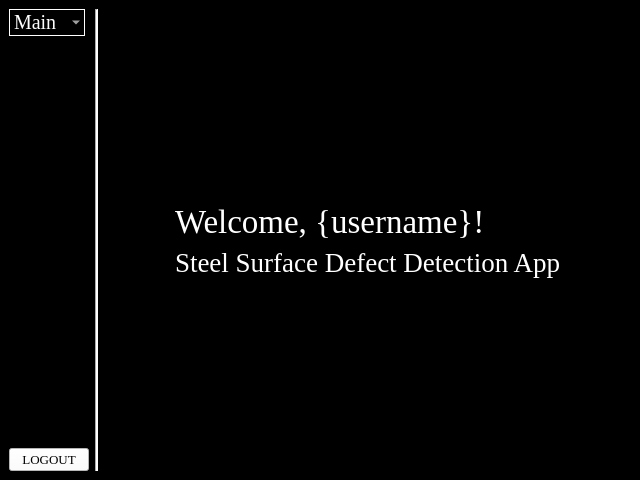
<?xml version="1.0" encoding="UTF-8"?>
<ui version="4.0">
 <class>MainWindow</class>
 <widget class="QMainWindow" name="MainWindow">
  <property name="geometry">
   <rect>
    <x>0</x>
    <y>0</y>
    <width>640</width>
    <height>480</height>
   </rect>
  </property>
  <property name="windowTitle">
   <string>MainWindow</string>
  </property>
  <widget class="QWidget" name="centralwidget">
   <property name="styleSheet">
    <string notr="true">background-color: rgb(0, 0, 0);</string>
   </property>
   <layout class="QGridLayout" name="gridLayout">
    <item row="0" column="3">
     <layout class="QVBoxLayout" name="verticalLayout_2">
      <item>
       <spacer name="verticalSpacer_2">
        <property name="orientation">
         <enum>Qt::Orientation::Vertical</enum>
        </property>
        <property name="sizeHint" stdset="0">
         <size>
          <width>20</width>
          <height>40</height>
         </size>
        </property>
       </spacer>
      </item>
      <item alignment="Qt::AlignmentFlag::AlignLeft|Qt::AlignmentFlag::AlignTop">
       <widget class="QLabel" name="titleText">
        <property name="font">
         <font>
          <family>Times New Roman</family>
          <pointsize>25</pointsize>
         </font>
        </property>
        <property name="styleSheet">
         <string notr="true">color: rgb(255, 255, 255);</string>
        </property>
        <property name="text">
         <string>Welcome, {username}!</string>
        </property>
       </widget>
      </item>
      <item alignment="Qt::AlignmentFlag::AlignLeft|Qt::AlignmentFlag::AlignTop">
       <widget class="QLabel" name="label">
        <property name="font">
         <font>
          <family>Times New Roman</family>
          <pointsize>20</pointsize>
         </font>
        </property>
        <property name="styleSheet">
         <string notr="true">color: rgb(255, 255, 255);</string>
        </property>
        <property name="text">
         <string>Steel Surface Defect Detection App</string>
        </property>
       </widget>
      </item>
      <item>
       <spacer name="verticalSpacer">
        <property name="orientation">
         <enum>Qt::Orientation::Vertical</enum>
        </property>
        <property name="sizeHint" stdset="0">
         <size>
          <width>20</width>
          <height>40</height>
         </size>
        </property>
       </spacer>
      </item>
     </layout>
    </item>
    <item row="0" column="1">
     <widget class="Line" name="line">
      <property name="styleSheet">
       <string notr="true">background-color: rgb(255, 255, 255);</string>
      </property>
      <property name="orientation">
       <enum>Qt::Orientation::Vertical</enum>
      </property>
     </widget>
    </item>
    <item row="0" column="0">
     <layout class="QVBoxLayout" name="verticalLayout">
      <item alignment="Qt::AlignmentFlag::AlignLeft|Qt::AlignmentFlag::AlignTop">
       <widget class="QComboBox" name="comboBox">
        <property name="font">
         <font>
          <family>Times New Roman</family>
          <pointsize>15</pointsize>
         </font>
        </property>
        <property name="styleSheet">
         <string notr="true">QComboBox {
    color: white;
    background-color: black;
    border: 1px solid white; 
}

QComboBox QAbstractItemView {
    color: white;
    background-color: black;
    border: 1px solid white; 
}
</string>
        </property>
        <item>
         <property name="text">
          <string>Main</string>
         </property>
        </item>
        <item>
         <property name="text">
          <string>Detect</string>
         </property>
        </item>
        <item>
         <property name="text">
          <string>Label</string>
         </property>
        </item>
        <item>
         <property name="text">
          <string>Train</string>
         </property>
        </item>
        <item>
         <property name="text">
          <string>Report</string>
         </property>
        </item>
        <item>
         <property name="text">
          <string>Admin</string>
         </property>
        </item>
       </widget>
      </item>
      <item alignment="Qt::AlignmentFlag::AlignLeft|Qt::AlignmentFlag::AlignBottom">
       <widget class="QPushButton" name="logoutButton">
        <property name="font">
         <font>
          <family>Times New Roman</family>
          <pointsize>10</pointsize>
         </font>
        </property>
        <property name="styleSheet">
         <string notr="true">background-color: rgb(255, 255, 255);</string>
        </property>
        <property name="text">
         <string>LOGOUT</string>
        </property>
       </widget>
      </item>
     </layout>
    </item>
    <item row="0" column="4">
     <spacer name="horizontalSpacer">
      <property name="orientation">
       <enum>Qt::Orientation::Horizontal</enum>
      </property>
      <property name="sizeHint" stdset="0">
       <size>
        <width>40</width>
        <height>20</height>
       </size>
      </property>
     </spacer>
    </item>
    <item row="0" column="2">
     <spacer name="horizontalSpacer_2">
      <property name="orientation">
       <enum>Qt::Orientation::Horizontal</enum>
      </property>
      <property name="sizeHint" stdset="0">
       <size>
        <width>40</width>
        <height>20</height>
       </size>
      </property>
     </spacer>
    </item>
   </layout>
  </widget>
 </widget>
 <resources/>
 <connections/>
</ui>
